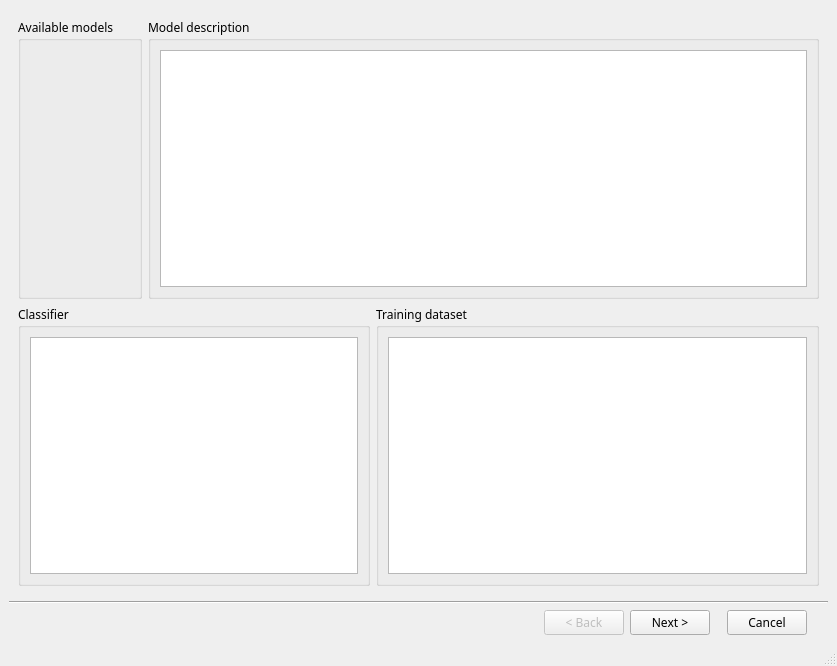
<?xml version="1.0" encoding="UTF-8"?>
<ui version="4.0">
 <class>MainWindow</class>
 <widget class="QMainWindow" name="MainWindow">
  <property name="geometry">
   <rect>
    <x>0</x>
    <y>0</y>
    <width>837</width>
    <height>666</height>
   </rect>
  </property>
  <property name="windowTitle">
   <string>ResiliPy - Labeler</string>
  </property>
  <property name="styleSheet">
   <string notr="true"/>
  </property>
  <widget class="QWidget" name="centralwidget">
   <layout class="QGridLayout" name="gridLayout">
    <item row="1" column="0" colspan="6">
     <widget class="Line" name="line">
      <property name="font">
       <font>
        <family>Arial Black</family>
       </font>
      </property>
      <property name="orientation">
       <enum>Qt::Horizontal</enum>
      </property>
     </widget>
    </item>
    <item row="2" column="1">
     <widget class="QPushButton" name="pushButtonBack">
      <property name="enabled">
       <bool>false</bool>
      </property>
      <property name="font">
       <font>
        <family>Arial Black</family>
       </font>
      </property>
      <property name="text">
       <string>&lt; Back</string>
      </property>
     </widget>
    </item>
    <item row="2" column="5">
     <spacer name="horizontalSpacer_2">
      <property name="font">
       <font>
        <family>Arial Black</family>
       </font>
      </property>
      <property name="orientation">
       <enum>Qt::Horizontal</enum>
      </property>
      <property name="sizeType">
       <enum>QSizePolicy::Minimum</enum>
      </property>
      <property name="sizeHint" stdset="0">
       <size>
        <width>15</width>
        <height>20</height>
       </size>
      </property>
     </spacer>
    </item>
    <item row="2" column="0">
     <spacer name="horizontalSpacer">
      <property name="font">
       <font>
        <family>Arial Black</family>
       </font>
      </property>
      <property name="orientation">
       <enum>Qt::Horizontal</enum>
      </property>
      <property name="sizeHint" stdset="0">
       <size>
        <width>40</width>
        <height>20</height>
       </size>
      </property>
     </spacer>
    </item>
    <item row="2" column="2">
     <widget class="QPushButton" name="pushButtonNext">
      <property name="sizePolicy">
       <sizepolicy hsizetype="Preferred" vsizetype="Fixed">
        <horstretch>0</horstretch>
        <verstretch>0</verstretch>
       </sizepolicy>
      </property>
      <property name="font">
       <font>
        <family>Arial Black</family>
       </font>
      </property>
      <property name="text">
       <string>Next &gt;</string>
      </property>
     </widget>
    </item>
    <item row="2" column="4">
     <widget class="QPushButton" name="pushButtonCancel">
      <property name="font">
       <font>
        <family>Arial Black</family>
       </font>
      </property>
      <property name="text">
       <string>Cancel</string>
      </property>
     </widget>
    </item>
    <item row="2" column="3">
     <spacer name="horizontalSpacer_3">
      <property name="font">
       <font>
        <family>Arial Black</family>
       </font>
      </property>
      <property name="orientation">
       <enum>Qt::Horizontal</enum>
      </property>
      <property name="sizeType">
       <enum>QSizePolicy::Minimum</enum>
      </property>
      <property name="sizeHint" stdset="0">
       <size>
        <width>5</width>
        <height>20</height>
       </size>
      </property>
     </spacer>
    </item>
    <item row="0" column="0" colspan="6">
     <widget class="QStackedWidget" name="stackedWidget">
      <property name="font">
       <font>
        <family>Arial Black</family>
       </font>
      </property>
      <property name="currentIndex">
       <number>0</number>
      </property>
      <widget class="QWidget" name="page">
       <layout class="QGridLayout" name="gridLayout_4">
        <item row="0" column="1" colspan="3">
         <widget class="QGroupBox" name="groupBox_3">
          <property name="sizePolicy">
           <sizepolicy hsizetype="Preferred" vsizetype="Minimum">
            <horstretch>0</horstretch>
            <verstretch>0</verstretch>
           </sizepolicy>
          </property>
          <property name="font">
           <font>
            <family>Arial Black</family>
           </font>
          </property>
          <property name="title">
           <string>Model description</string>
          </property>
          <property name="flat">
           <bool>false</bool>
          </property>
          <layout class="QGridLayout" name="gridLayout_3">
           <item row="0" column="0">
            <widget class="QTextBrowser" name="textModelDescription">
             <property name="sizePolicy">
              <sizepolicy hsizetype="Expanding" vsizetype="Expanding">
               <horstretch>0</horstretch>
               <verstretch>0</verstretch>
              </sizepolicy>
             </property>
             <property name="font">
              <font>
               <family>Arial</family>
              </font>
             </property>
             <property name="frameShape">
              <enum>QFrame::StyledPanel</enum>
             </property>
            </widget>
           </item>
          </layout>
         </widget>
        </item>
        <item row="0" column="0">
         <widget class="QGroupBox" name="groupBox">
          <property name="sizePolicy">
           <sizepolicy hsizetype="Maximum" vsizetype="Minimum">
            <horstretch>0</horstretch>
            <verstretch>0</verstretch>
           </sizepolicy>
          </property>
          <property name="font">
           <font>
            <family>Arial Black</family>
           </font>
          </property>
          <property name="title">
           <string>Available models</string>
          </property>
          <property name="flat">
           <bool>false</bool>
          </property>
          <property name="checkable">
           <bool>false</bool>
          </property>
          <layout class="QGridLayout" name="gridLayout_5">
           <item row="0" column="0">
            <layout class="QVBoxLayout" name="radioLayout"/>
           </item>
          </layout>
         </widget>
        </item>
        <item row="1" column="2" colspan="2">
         <widget class="QGroupBox" name="groupBox_2">
          <property name="font">
           <font>
            <family>Arial Black</family>
           </font>
          </property>
          <property name="title">
           <string>Training dataset</string>
          </property>
          <property name="flat">
           <bool>false</bool>
          </property>
          <layout class="QGridLayout" name="gridLayout_2">
           <item row="0" column="0">
            <widget class="QTableView" name="tableTrainingData">
             <property name="font">
              <font>
               <family>Arial</family>
              </font>
             </property>
            </widget>
           </item>
          </layout>
         </widget>
        </item>
        <item row="1" column="0" colspan="2">
         <widget class="QGroupBox" name="groupBox_11">
          <property name="title">
           <string>Classifier</string>
          </property>
          <layout class="QGridLayout" name="gridLayout_16">
           <item row="0" column="0">
            <widget class="QTextBrowser" name="textClassifier">
             <property name="font">
              <font>
               <family>Arial</family>
              </font>
             </property>
            </widget>
           </item>
          </layout>
         </widget>
        </item>
       </layout>
      </widget>
      <widget class="QWidget" name="page_2">
       <layout class="QGridLayout" name="gridLayout_7">
        <item row="0" column="0">
         <widget class="QGroupBox" name="groupBox_4">
          <property name="sizePolicy">
           <sizepolicy hsizetype="Minimum" vsizetype="Minimum">
            <horstretch>0</horstretch>
            <verstretch>0</verstretch>
           </sizepolicy>
          </property>
          <property name="font">
           <font>
            <family>Arial Black</family>
           </font>
          </property>
          <property name="title">
           <string>Import Dataset</string>
          </property>
          <layout class="QGridLayout" name="gridLayout_6">
           <item row="6" column="0">
            <widget class="QRadioButton" name="radioButtonTab">
             <property name="font">
              <font>
               <family>Arial</family>
              </font>
             </property>
             <property name="text">
              <string>Tab</string>
             </property>
            </widget>
           </item>
           <item row="4" column="0">
            <widget class="QRadioButton" name="radioButtonComma">
             <property name="font">
              <font>
               <family>Arial</family>
              </font>
             </property>
             <property name="text">
              <string>Comma</string>
             </property>
             <property name="checked">
              <bool>true</bool>
             </property>
            </widget>
           </item>
           <item row="3" column="0">
            <widget class="QLabel" name="label_4">
             <property name="sizePolicy">
              <sizepolicy hsizetype="Preferred" vsizetype="Maximum">
               <horstretch>0</horstretch>
               <verstretch>0</verstretch>
              </sizepolicy>
             </property>
             <property name="font">
              <font>
               <family>Arial Black</family>
              </font>
             </property>
             <property name="text">
              <string>Separator:</string>
             </property>
            </widget>
           </item>
           <item row="1" column="0">
            <widget class="QLabel" name="label_3">
             <property name="sizePolicy">
              <sizepolicy hsizetype="Preferred" vsizetype="Maximum">
               <horstretch>0</horstretch>
               <verstretch>0</verstretch>
              </sizepolicy>
             </property>
             <property name="font">
              <font>
               <family>Arial Black</family>
              </font>
             </property>
             <property name="text">
              <string>Name of index column:</string>
             </property>
            </widget>
           </item>
           <item row="2" column="0">
            <widget class="QLineEdit" name="lineEditIndexCol">
             <property name="sizePolicy">
              <sizepolicy hsizetype="Minimum" vsizetype="Fixed">
               <horstretch>0</horstretch>
               <verstretch>0</verstretch>
              </sizepolicy>
             </property>
             <property name="font">
              <font>
               <family>Arial</family>
              </font>
             </property>
             <property name="inputMask">
              <string/>
             </property>
             <property name="text">
              <string/>
             </property>
             <property name="placeholderText">
              <string/>
             </property>
            </widget>
           </item>
           <item row="5" column="0">
            <widget class="QRadioButton" name="radioButtonSemicolon">
             <property name="font">
              <font>
               <family>Arial</family>
              </font>
             </property>
             <property name="text">
              <string>Semicolon</string>
             </property>
            </widget>
           </item>
           <item row="7" column="0">
            <widget class="QRadioButton" name="radioButtonSpace">
             <property name="font">
              <font>
               <family>Arial</family>
              </font>
             </property>
             <property name="text">
              <string>Space</string>
             </property>
            </widget>
           </item>
           <item row="8" column="0">
            <widget class="QPushButton" name="pushButtonImport">
             <property name="font">
              <font>
               <family>Arial Black</family>
              </font>
             </property>
             <property name="text">
              <string>Import</string>
             </property>
            </widget>
           </item>
          </layout>
         </widget>
        </item>
        <item row="0" column="1">
         <widget class="QGroupBox" name="groupBox_5">
          <property name="sizePolicy">
           <sizepolicy hsizetype="Expanding" vsizetype="Maximum">
            <horstretch>0</horstretch>
            <verstretch>0</verstretch>
           </sizepolicy>
          </property>
          <property name="font">
           <font>
            <family>Arial Black</family>
           </font>
          </property>
          <property name="title">
           <string>Dataset preview</string>
          </property>
          <layout class="QGridLayout" name="gridLayout_8">
           <item row="0" column="0">
            <widget class="QTableView" name="tableImported">
             <property name="font">
              <font>
               <family>Arial</family>
              </font>
             </property>
            </widget>
           </item>
          </layout>
         </widget>
        </item>
        <item row="1" column="0" colspan="2">
         <widget class="QGroupBox" name="groupBox_6">
          <property name="font">
           <font>
            <family>Arial Black</family>
           </font>
          </property>
          <property name="title">
           <string>Match the column of your dataset to the training data</string>
          </property>
          <layout class="QGridLayout" name="gridLayout_10">
           <item row="0" column="0">
            <widget class="QLabel" name="label">
             <property name="sizePolicy">
              <sizepolicy hsizetype="Preferred" vsizetype="Maximum">
               <horstretch>0</horstretch>
               <verstretch>0</verstretch>
              </sizepolicy>
             </property>
             <property name="font">
              <font>
               <family>Arial Black</family>
              </font>
             </property>
             <property name="text">
              <string>Training dataset</string>
             </property>
            </widget>
           </item>
           <item row="1" column="0" colspan="2">
            <widget class="QScrollArea" name="scrollArea">
             <property name="font">
              <font>
               <family>Arial</family>
              </font>
             </property>
             <property name="widgetResizable">
              <bool>true</bool>
             </property>
             <widget class="QWidget" name="scrollAreaWidgetContents">
              <property name="geometry">
               <rect>
                <x>0</x>
                <y>0</y>
                <width>98</width>
                <height>28</height>
               </rect>
              </property>
              <layout class="QGridLayout" name="gridLayout_9">
               <item row="1" column="0" colspan="2">
                <layout class="QFormLayout" name="formLayout"/>
               </item>
              </layout>
             </widget>
            </widget>
           </item>
           <item row="0" column="1">
            <widget class="QLabel" name="label_2">
             <property name="sizePolicy">
              <sizepolicy hsizetype="Preferred" vsizetype="Maximum">
               <horstretch>0</horstretch>
               <verstretch>0</verstretch>
              </sizepolicy>
             </property>
             <property name="font">
              <font>
               <family>Arial Black</family>
              </font>
             </property>
             <property name="text">
              <string>Your dataset</string>
             </property>
            </widget>
           </item>
           <item row="2" column="1">
            <widget class="QPushButton" name="pushButtonConfirmSel">
             <property name="enabled">
              <bool>false</bool>
             </property>
             <property name="font">
              <font>
               <family>Arial Black</family>
              </font>
             </property>
             <property name="text">
              <string>Confirm Selection</string>
             </property>
            </widget>
           </item>
          </layout>
         </widget>
        </item>
       </layout>
      </widget>
      <widget class="QWidget" name="page_4">
       <layout class="QGridLayout" name="gridLayout_15">
        <item row="0" column="1">
         <widget class="QPushButton" name="pushButtonTransformData">
          <property name="sizePolicy">
           <sizepolicy hsizetype="MinimumExpanding" vsizetype="Minimum">
            <horstretch>0</horstretch>
            <verstretch>0</verstretch>
           </sizepolicy>
          </property>
          <property name="font">
           <font>
            <family>Arial Black</family>
           </font>
          </property>
          <property name="text">
           <string>Transform imported data</string>
          </property>
         </widget>
        </item>
        <item row="0" column="2">
         <spacer name="horizontalSpacer_5">
          <property name="font">
           <font>
            <family>Arial Black</family>
           </font>
          </property>
          <property name="orientation">
           <enum>Qt::Horizontal</enum>
          </property>
          <property name="sizeHint" stdset="0">
           <size>
            <width>40</width>
            <height>20</height>
           </size>
          </property>
         </spacer>
        </item>
        <item row="1" column="0" colspan="3">
         <widget class="QGroupBox" name="groupBox_10">
          <property name="font">
           <font>
            <family>Arial Black</family>
           </font>
          </property>
          <property name="title">
           <string>Imported data in one-hot encoded form</string>
          </property>
          <layout class="QGridLayout" name="gridLayout_11">
           <item row="0" column="0">
            <widget class="QTableView" name="tableOheImport">
             <property name="font">
              <font>
               <family>Arial</family>
              </font>
             </property>
            </widget>
           </item>
          </layout>
         </widget>
        </item>
        <item row="2" column="0" colspan="3">
         <widget class="QGroupBox" name="groupBox_9">
          <property name="sizePolicy">
           <sizepolicy hsizetype="Preferred" vsizetype="Maximum">
            <horstretch>0</horstretch>
            <verstretch>0</verstretch>
           </sizepolicy>
          </property>
          <property name="font">
           <font>
            <family>Arial Black</family>
           </font>
          </property>
          <property name="title">
           <string>Training data in one-hot encoded form</string>
          </property>
          <layout class="QHBoxLayout" name="horizontalLayout">
           <item>
            <widget class="QTableView" name="tableOheTrain">
             <property name="font">
              <font>
               <family>Arial</family>
              </font>
             </property>
            </widget>
           </item>
          </layout>
         </widget>
        </item>
       </layout>
      </widget>
      <widget class="QWidget" name="page_3">
       <layout class="QGridLayout" name="gridLayout_12">
        <item row="0" column="1" rowspan="2">
         <widget class="QGroupBox" name="groupBox_7">
          <property name="font">
           <font>
            <family>Arial Black</family>
           </font>
          </property>
          <property name="title">
           <string>Results</string>
          </property>
          <layout class="QGridLayout" name="gridLayout_13">
           <item row="0" column="0" colspan="2">
            <widget class="QTableView" name="tableLabelResults">
             <property name="font">
              <font>
               <family>Arial</family>
              </font>
             </property>
            </widget>
           </item>
           <item row="1" column="0">
            <spacer name="horizontalSpacer_6">
             <property name="font">
              <font>
               <family>Arial Black</family>
              </font>
             </property>
             <property name="orientation">
              <enum>Qt::Horizontal</enum>
             </property>
             <property name="sizeHint" stdset="0">
              <size>
               <width>20</width>
               <height>20</height>
              </size>
             </property>
            </spacer>
           </item>
           <item row="1" column="1">
            <widget class="QPushButton" name="pushButtonSave">
             <property name="enabled">
              <bool>false</bool>
             </property>
             <property name="sizePolicy">
              <sizepolicy hsizetype="Preferred" vsizetype="Maximum">
               <horstretch>0</horstretch>
               <verstretch>0</verstretch>
              </sizepolicy>
             </property>
             <property name="font">
              <font>
               <family>Arial Black</family>
              </font>
             </property>
             <property name="text">
              <string>Save as CSV</string>
             </property>
            </widget>
           </item>
          </layout>
         </widget>
        </item>
        <item row="0" column="0">
         <widget class="QPushButton" name="pushStartLabel">
          <property name="sizePolicy">
           <sizepolicy hsizetype="Minimum" vsizetype="Preferred">
            <horstretch>0</horstretch>
            <verstretch>0</verstretch>
           </sizepolicy>
          </property>
          <property name="font">
           <font>
            <family>Arial Black</family>
           </font>
          </property>
          <property name="text">
           <string>Start labelling</string>
          </property>
         </widget>
        </item>
        <item row="1" column="0">
         <widget class="QGroupBox" name="groupBox_8">
          <property name="font">
           <font>
            <family>Arial Black</family>
           </font>
          </property>
          <property name="title">
           <string>Progress</string>
          </property>
          <layout class="QGridLayout" name="gridLayout_14">
           <item row="1" column="0">
            <widget class="QTextBrowser" name="textProgressLabel">
             <property name="font">
              <font>
               <family>Arial</family>
              </font>
             </property>
            </widget>
           </item>
           <item row="0" column="0">
            <widget class="QProgressBar" name="progressBarLabel">
             <property name="font">
              <font>
               <family>Arial</family>
              </font>
             </property>
             <property name="value">
              <number>0</number>
             </property>
            </widget>
           </item>
          </layout>
         </widget>
        </item>
       </layout>
      </widget>
     </widget>
    </item>
   </layout>
  </widget>
  <widget class="QStatusBar" name="statusbar"/>
 </widget>
 <resources/>
 <connections/>
</ui>
